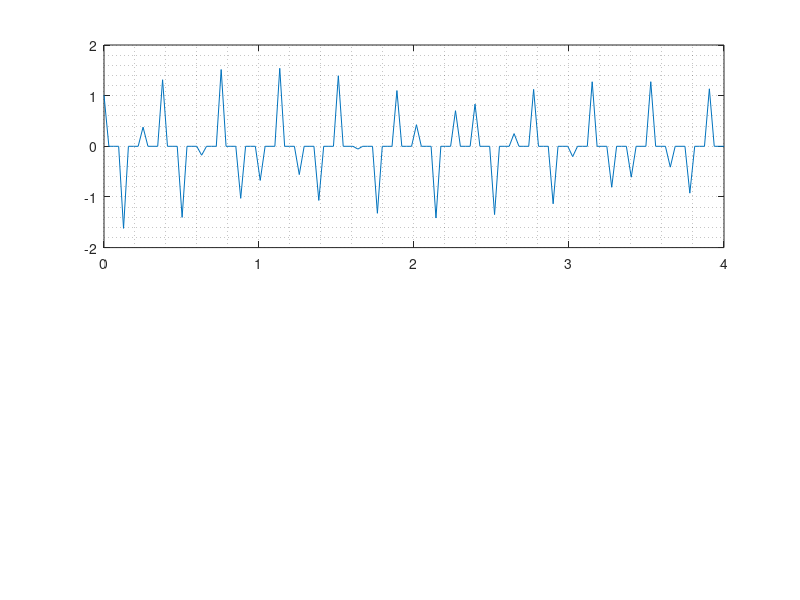

The MATLAB source for this figure: (Note: this script raises an error after producing the figure.)
close all
clear
clc

%%
% Plot channel impulse response

ch1 = [1, 0.5, 0.75, -2/7];
ch_outdoor = [0.5 1 0 0.63 0 0 0 0 0.25 0 0 0 0.16 0 0 0 0 0 0 0 0 0 0 0 0 0.1];
ch_indoor = [1 0.4365 0.1905 0.0832 0 0.0158 0 0.003];

C = cell(3,1);
C(:,:) = {upsample(ch1,32);upsample(ch_outdoor,32);upsample(ch_indoor,32)};

rx =1:512;
Eb = 1;
n_pow = 01;

for i=1:numel(C)
    H = freqz(C{i,:});
    Q_zf = 1./H;
    Q_mmse = conj(H) ./ ((abs(H).^2) + n_pow/Eb);

    q_zf = ifft(Q_zf,numel(C{i,:}));
    q_mmse = ifft(Q_mmse,numel(C{i,:}));

    t = linspace(0,length(q_zf)/32,length(q_zf));

    figure,

    subplot(2,1,1)
    plot(t,q_zf)
    grid minor
    title("Channel: "+i+newline + ...
        "ZF Equalizer - Impulse Response")
%     title("")
    subplot(2,1,2)
    plot(t,q_mmse)
    grid minor
    title("MMSE Equalizer - Impulse Response")
    subtitle("noise power: "+n_pow)
end



